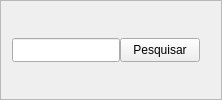
               <widget class="QFrame" name="frame_3">
                <property name="sizePolicy">
                 <sizepolicy hsizetype="MinimumExpanding" vsizetype="Maximum">
                  <horstretch>0</horstretch>
                  <verstretch>0</verstretch>
                 </sizepolicy>
                </property>
                <property name="minimumSize">
                 <size>
                  <width>30</width>
                  <height>30</height>
                 </size>
                </property>
                <property name="frameShape">
                 <enum>QFrame::StyledPanel</enum>
                </property>
                <property name="frameShadow">
                 <enum>QFrame::Raised</enum>
                </property>
                <layout class="QVBoxLayout" name="verticalLayout_8">
                 <item>
                  <layout class="QHBoxLayout" name="horizontalLayout_2">
                   <property name="spacing">
                    <number>0</number>
                   </property>
                   <item>
                    <widget class="QLineEdit" name="pesquisar_insumo_tbx">
                     <property name="minimumSize">
                      <size>
                       <width>0</width>
                       <height>24</height>
                      </size>
                     </property>
                    </widget>
                   </item>
                   <item>
                    <widget class="QPushButton" name="pesquisar_insumo_btn">
                     <property name="minimumSize">
                      <size>
                       <width>0</width>
                       <height>24</height>
                      </size>
                     </property>
                     <property name="text">
                      <string>Pesquisar</string>
                     </property>
                    </widget>
                   </item>
                   <item>
                    <widget class="QLabel" name="label_3">
                     <property name="minimumSize">
                      <size>
                       <width>10</width>
                       <height>0</height>
                      </size>
                     </property>
                     <property name="text">
                      <string/>
                     </property>
                    </widget>
                   </item>
                  </layout>
                 </item>
                </layout>
               </widget>
